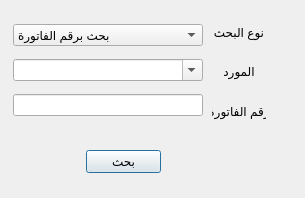
<?xml version="1.0" encoding="UTF-8"?>
<ui version="4.0">
 <class>invoice_search</class>
 <widget class="QDialog" name="invoice_search">
  <property name="geometry">
   <rect>
    <x>0</x>
    <y>0</y>
    <width>305</width>
    <height>198</height>
   </rect>
  </property>
  <property name="windowTitle">
   <string>Search for invoice</string>
  </property>
  <widget class="QPushButton" name="pushButton">
   <property name="geometry">
    <rect>
     <x>86</x>
     <y>150</y>
     <width>75</width>
     <height>23</height>
    </rect>
   </property>
   <property name="text">
    <string>بحث</string>
   </property>
  </widget>
  <widget class="QWidget" name="layoutWidget">
   <property name="geometry">
    <rect>
     <x>212</x>
     <y>15</y>
     <width>54</width>
     <height>113</height>
    </rect>
   </property>
   <layout class="QVBoxLayout" name="verticalLayout">
    <item>
     <widget class="QLabel" name="label">
      <property name="text">
       <string>نوع البحث</string>
      </property>
      <property name="alignment">
       <set>Qt::AlignCenter</set>
      </property>
     </widget>
    </item>
    <item>
     <widget class="QLabel" name="filter_name">
      <property name="text">
       <string>المورد</string>
      </property>
      <property name="alignment">
       <set>Qt::AlignCenter</set>
      </property>
     </widget>
    </item>
    <item>
     <widget class="QLabel" name="label_3">
      <property name="text">
       <string>رقم الفاتورة</string>
      </property>
      <property name="alignment">
       <set>Qt::AlignCenter</set>
      </property>
     </widget>
    </item>
   </layout>
  </widget>
  <widget class="QWidget" name="layoutWidget">
   <property name="geometry">
    <rect>
     <x>13</x>
     <y>17</y>
     <width>190</width>
     <height>108</height>
    </rect>
   </property>
   <layout class="QVBoxLayout" name="verticalLayout_2">
    <property name="spacing">
     <number>6</number>
    </property>
    <item>
     <widget class="QComboBox" name="type">
      <item>
       <property name="text">
        <string>بحث برقم الفاتورة</string>
       </property>
      </item>
      <item>
       <property name="text">
        <string>بحث بالمورد</string>
       </property>
      </item>
     </widget>
    </item>
    <item>
     <widget class="QComboBox" name="supplier">
      <property name="editable">
       <bool>true</bool>
      </property>
     </widget>
    </item>
    <item>
     <widget class="QLineEdit" name="rec_no"/>
    </item>
   </layout>
  </widget>
 </widget>
 <resources/>
 <connections/>
</ui>
